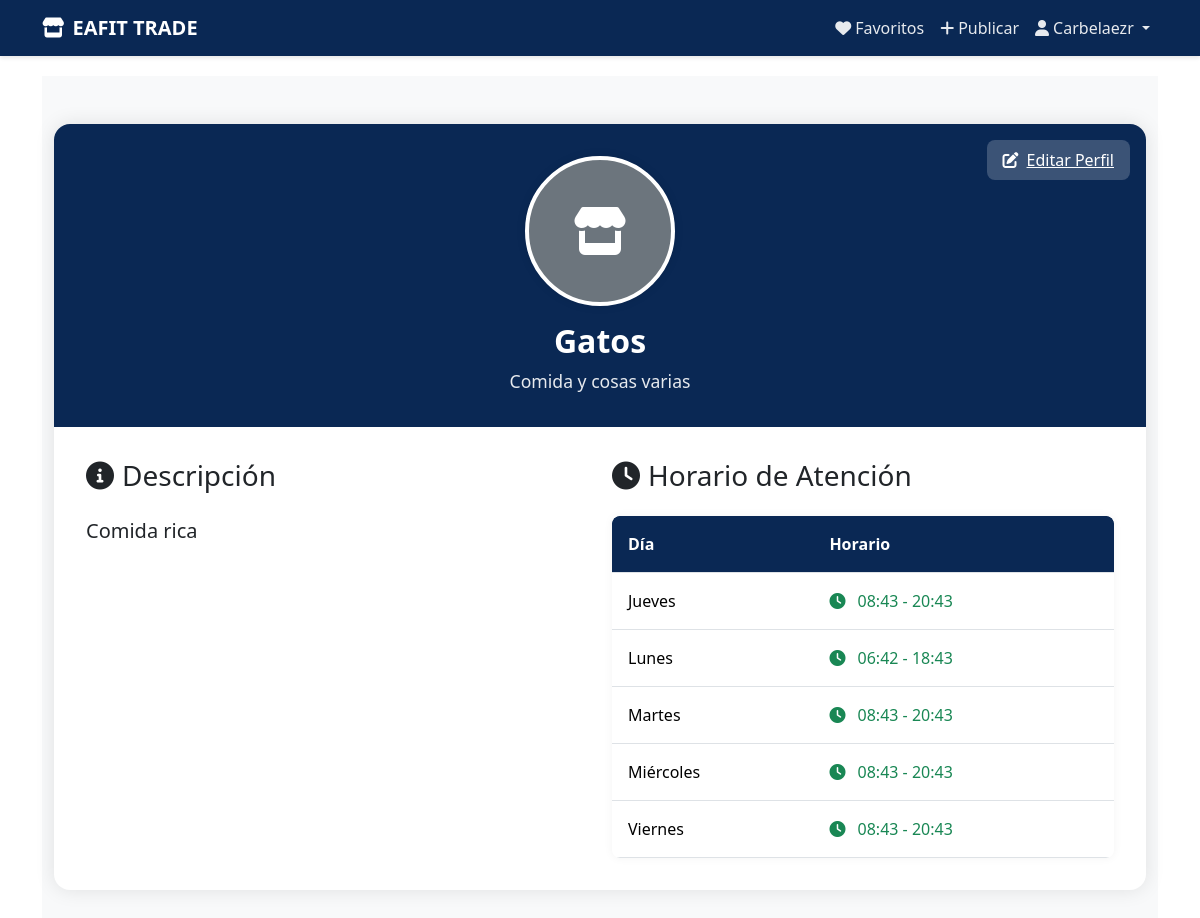
The page /profile/ (signed in) on the database as committed earlier.
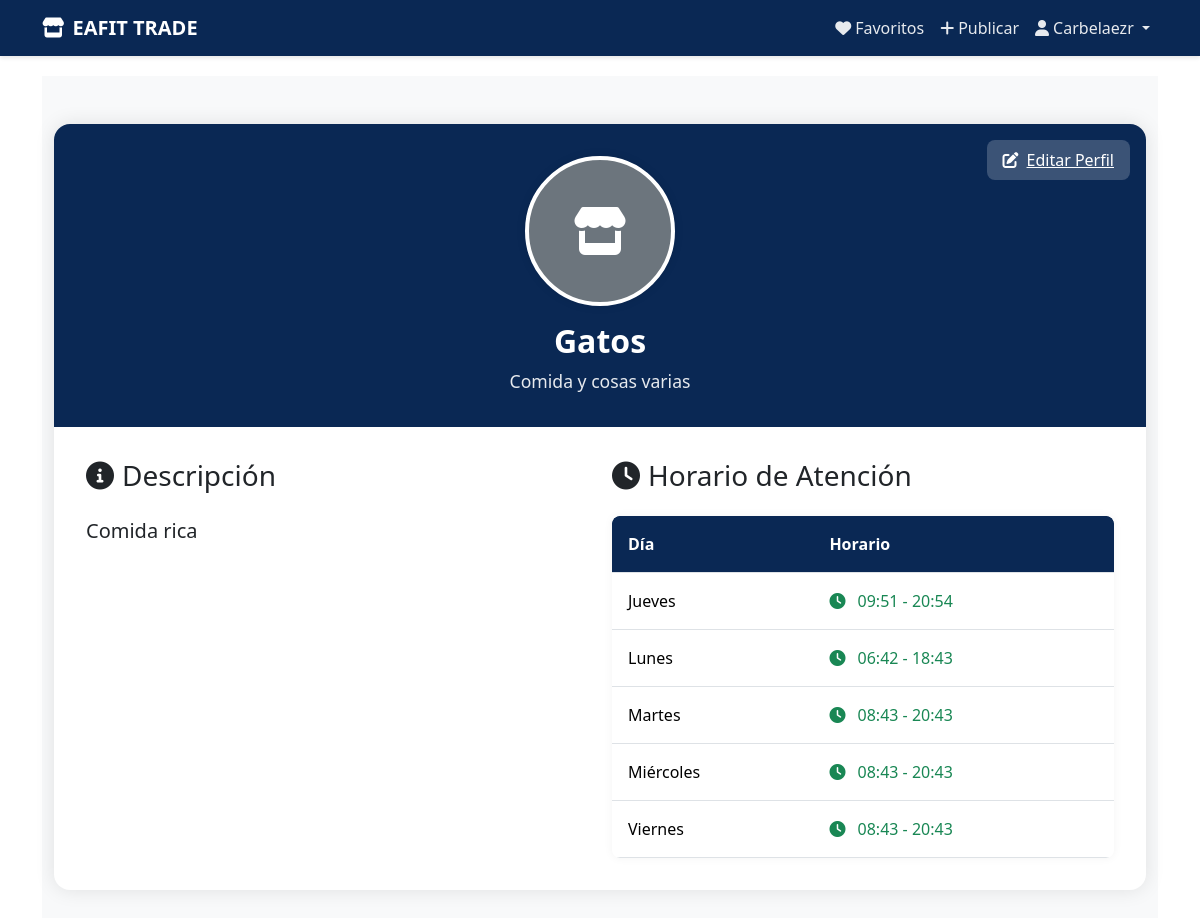
The same page on the database as committed later.
### seller_profiles/models.py (models this page shows, shortened)
class Schedule(models.Model):
    DAYS_OF_WEEK = [
        ('Lunes', 'Lunes'),
        ('Martes', 'Martes'),
        ('Miércoles', 'Miércoles'),
        ('Jueves', 'Jueves'),
        ('Viernes', 'Viernes'),
    ]
    profile = models.ForeignKey(
        SellerProfile,
        on_delete=models.CASCADE,
        related_name='schedules'
    )
    day = models.CharField(
        max_length=20,
        choices=DAYS_OF_WEEK,
        verbose_name='Día'
    )
    is_available = models.BooleanField(
        default=True,
        verbose_name='Disponible'
    )
    start_time = models.TimeField(
        verbose_name='Hora de inicio',
        null=True,
        blank=True
    )
    end_time = models.TimeField(
        verbose_name='Hora de cierre',
        null=True,
        blank=True
    )
    class Meta:
        ordering = ['day']
        unique_together = ['profile', 'day']

### seller_profiles/views.py (the view)
# urls.py: path('profile/', profile_views.view_profile, name='view_profile'),
@login_required
def view_profile(request):
    try:
        profile = request.user.seller_profile
        return render(request, 'seller_profiles/view_profile.html', {'profile': profile})
    except SellerProfile.DoesNotExist:
        messages.warning(request, 'Necesitas crear tu perfil de vendedor primero.')
        return redirect('create_profile')

### seller_profiles/templates/seller_profiles/view_profile.html (shortened to what this page needs)
{% extends 'seller_profiles/profile_base.html' %}
{% block content %}
<section class="profile-section">
    <div class="container">
        <div class="profile-card">
            <div class="profile-header">
                <div class="profile-image-wrapper">
                    {% if profile.profile_image %}
                        <img src="{{ profile.profile_image.url }}" alt="{{ profile.store_name }}" class="profile-image">
                    {% else %}
                        <div class="profile-image d-flex align-items-center justify-content-center bg-secondary">
                            <i class="fas fa-store fa-3x text-white"></i>
                        </div>
                    {% endif %}
                </div>
                <h1 class="store-name">{{ profile.store_name }}</h1>
                {% if profile.slogan %}
                    <p class="store-slogan">{{ profile.slogan }}</p>
                {% endif %}
                {% if user == profile.user %}
                    <a href="{% url 'edit_profile' %}" class="edit-button">
                        <i class="fas fa-edit me-2"></i>Editar Perfil
                    </a>
                {% endif %}
            </div>
            <div class="profile-body">
                <div class="row">
                    <div class="col-md-6">
                        <h3 class="mb-4">
                            <i class="fas fa-info-circle me-2"></i>Descripción
                        </h3>
                        <p class="lead">{{ profile.description }}</p>
                    </div>
                    <div class="col-md-6">
                        <h3 class="mb-4">
                            <i class="fas fa-clock me-2"></i>Horario de Atención
                        </h3>
                        <div class="schedule-table-wrapper">
                            <table class="table schedule-table">
                                <thead>
                                    <tr>
                                        <th>Día</th>
                                        <th>Horario</th>
                                    </tr>
                                </thead>
                                <tbody>
                                    {% for schedule in profile.schedules.all %}
                                    <tr>
                                        <td>{{ schedule.get_day_display }}</td>
                                        <td>
                                            {% if schedule.is_available %}
                                                <span class="text-success">
                                                    <i class="fas fa-clock me-2"></i>
                                                    {{ schedule.start_time|time:"H:i" }} - {{ schedule.end_time|time:"H:i" }}
                                                </span>
                                            {% else %}
                                                <span class="text-muted">
                                                    <i class="fas fa-times-circle me-2"></i>
                                                    No disponible
                                                </span>
                                            {% endif %}
                                        </td>
                                    </tr>
                                    {% endfor %}
                                </tbody>
                            </table>
                        </div>
                    </div>
                </div>
            </div>
        </div>
    </div>
</section>
{% endblock %}

Rows that differ between the two databases and show on the page:
changed Schedule "Jueves": start_time "08:43" → "09:51"; end_time "20:43" → "20:54"
